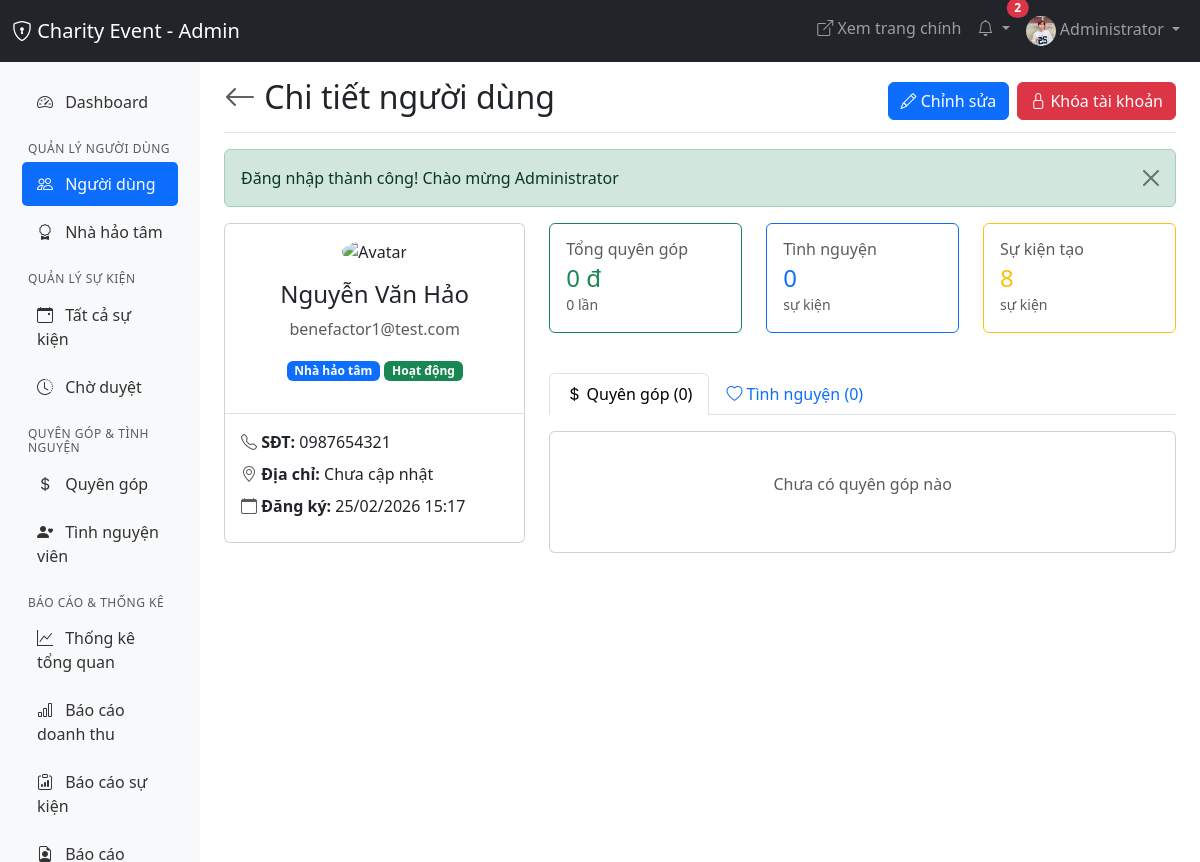
/admin/users/user_detail.php?id=2 (signed in), run on the app's committed database.
### tables this page shows
CREATE TABLE `users` (
  `id` int(11) NOT NULL,
  `fullname` varchar(100) NOT NULL,
  `email` varchar(100) NOT NULL,
  `password` varchar(255) NOT NULL,
  `phone` varchar(20) DEFAULT NULL,
  `avatar` varchar(255) DEFAULT 'default-avatar.png',
  `address` text DEFAULT NULL,
  `bio` text DEFAULT NULL,
  `city` varchar(100) DEFAULT NULL,
  `district` varchar(100) DEFAULT NULL,
  `role` enum('user','benefactor','admin') DEFAULT 'user',
  `benefactor_status` enum('none','pending','approved','rejected') DEFAULT 'none',
  `benefactor_verified_at` timestamp NULL DEFAULT NULL,
  `benefactor_verified_by` int(11) DEFAULT NULL,
  `status` enum('active','inactive','banned') DEFAULT 'active',
  `last_login` timestamp NULL DEFAULT NULL,
  `created_at` timestamp NOT NULL DEFAULT current_timestamp(),
  `updated_at` timestamp NOT NULL DEFAULT current_timestamp() ON UPDATE current_timestamp(),
  `public_profile` tinyint(1) DEFAULT 1,
  `show_donations` tinyint(1) DEFAULT 1,
  `show_volunteers` tinyint(1) DEFAULT 1,
  `email_notifications` tinyint(1) DEFAULT 1,
  `donation_notifications` tinyint(1) DEFAULT 1,
  `volunteer_notifications` tinyint(1) DEFAULT 1,
  `event_notifications` tinyint(1) DEFAULT 1
);

### config/db.php (called while the page is built, shortened)
<?php
function formatMoney($amount) {
    return number_format($amount, 0, ',', '.') . ' đ';
}
function formatDate($date, $format = 'd/m/Y') {
    return date($format, strtotime($date));
}
function getFlashMessage() {
    if (isset($_SESSION['flash_message'])) {
        $type = $_SESSION['flash_type'] ?? 'info';
        $message = $_SESSION['flash_message'];
        return ['type' => $type, 'message' => $message];
    }
    return null;
}
?>

### admin/users/user_detail.php (the view, shortened to what this page needs)
<?php
require_once '../../config/db.php';
$userId = $_GET['id'] ?? 0;
$stmt = $pdo->prepare("SELECT * FROM users WHERE id = ?");
$stmt->execute([$userId]);
$user = $stmt->fetch();
$stmt = $pdo->prepare("
    SELECT COUNT(*) as count, COALESCE(SUM(amount), 0) as total
    FROM donations WHERE user_id = ? AND status = 'completed'
");
$stmt->execute([$userId]);
$donationStats = $stmt->fetch() ?: ['count' => 0, 'total' => 0];
$volunteerCount = $pdo->prepare("
    SELECT COUNT(*) FROM event_volunteers WHERE user_id = ?
");
$volunteerCount->execute([$userId]);
$volunteerCount = $volunteerCount->fetchColumn() ?: 0;
$eventsCreated = 0;
if ($user['role'] === 'benefactor') {
    $stmt = $pdo->prepare("SELECT COUNT(*) FROM events WHERE user_id = ?");
    $stmt->execute([$userId]);
    $eventsCreated = $stmt->fetchColumn() ?: 0;
}
$stmt = $pdo->prepare("
    SELECT d.*, e.title as event_title
    FROM donations d
    JOIN events e ON d.event_id = e.id
    WHERE d.user_id = ?
    ORDER BY d.created_at DESC
    LIMIT 10
");
$stmt->execute([$userId]);
$recentDonations = $stmt->fetchAll() ?: [];
$pageTitle = 'Chi tiết người dùng';
?>
<!DOCTYPE html>
<html lang="vi">
<head>
    <link href="https://cdn.jsdelivr.net/npm/bootstrap@5.3.0/dist/css/bootstrap.min.css" rel="stylesheet">
    <link rel="stylesheet" href="https://cdn.jsdelivr.net/npm/bootstrap-icons@1.11.0/font/bootstrap-icons.css">
</head>
<body>
    <?php include '../includes/admin_navbar.php'; ?>
    <div class="container-fluid">
        <div class="row">
            <?php include '../includes/admin_sidebar.php'; ?>
            <main class="col-md-9 ms-sm-auto col-lg-10 px-md-4">
                <div class="d-flex justify-content-between flex-wrap flex-md-nowrap align-items-center pt-3 pb-2 mb-3 border-bottom">
                    <h1 class="h2">
                        <a href="users.php" class="text-decoration-none text-muted">
                            <i class="bi bi-arrow-left"></i>
                        </a>
                        <?= $pageTitle ?>
                    </h1>
                    <div class="btn-toolbar">
                        <a href="edit_user.php?id=<?= $userId ?>" class="btn btn-primary me-2">
                            <i class="bi bi-pencil"></i> Chỉnh sửa
                        </a>
                        <?php if ($user['status'] !== 'banned'): ?>
                        <a href="ban_user.php?id=<?= $userId ?>" class="btn btn-danger"
                           onclick="return confirm('Bạn có chắc muốn khóa tài khoản này?')">
                            <i class="bi bi-lock"></i> Khóa tài khoản
                        </a>
                        <?php else: ?>
                        <a href="ban_user.php?id=<?= $userId ?>&action=unban" class="btn btn-success">
                            <i class="bi bi-unlock"></i> Mở khóa
                        </a>
                        <?php endif; ?>
                    </div>
                </div>
                <?php
                $flash = getFlashMessage();
                if ($flash):
                ?>
                <div class="alert alert-<?= $flash['type'] ?> alert-dismissible fade show" role="alert">
                    <?= $flash['message'] ?>
                    <button type="button" class="btn-close" data-bs-dismiss="alert"></button>
                </div>
                <?php endif; ?>
                <div class="row">
                    <div class="col-lg-4 mb-4">
                        <div class="card">
                            <div class="card-body text-center">
                               <?php
            $avatarPath = 'default-avatar.png';
            ?>
            <img src="<?= BASE_URL ?>/public/uploads/avatars/<?= $avatarPath ?>"
                 alt="Avatar" class="rounded-circle mb-3"
                 style="width: 120px; height: 120px; object-fit: cover;">
            <h4><?= htmlspecialchars($user['fullname']) ?></h4>
            <p class="text-muted"><?= htmlspecialchars($user['email']) ?></p>
                                <?php
                                $roleColors = [
                                    'user' => 'secondary',
                                    'benefactor' => 'primary',
                                    'admin' => 'danger'
                                ];
                                $roleLabels = [
                                    'user' => 'User',
                                    'benefactor' => 'Nhà hảo tâm',
                                    'admin' => 'Admin'
                                ];
                                ?>
                                <span class="badge bg-<?= $roleColors[$user['role']] ?? 'secondary' ?> mb-3">
                                    <?= $roleLabels[$user['role']] ?? 'User' ?>
                                </span>
                                <?php
                                $statusColors = [
                                    'active' => 'success',
                                    'inactive' => 'warning',
                                    'banned' => 'danger'
                                ];
                                $statusLabels = [
                                    'active' => 'Hoạt động',
                                    'inactive' => 'Không hoạt động',
                                    'banned' => 'Đã khóa'
                                ];
                                ?>
                                <span class="badge bg-<?= $statusColors[$user['status']] ?? 'secondary' ?>">
                                    <?= $statusLabels[$user['status']] ?? 'Không xác định' ?>
                                </span>
                            </div>
                            <div class="card-body border-top">
                                <div class="mb-2">
                                    <i class="bi bi-telephone text-muted"></i>
                                    <strong>SĐT:</strong> <?= htmlspecialchars($user['phone'] ?? 'Chưa cập nhật') ?>
                                </div>
                                <div class="mb-2">
                                    <i class="bi bi-geo-alt text-muted"></i>
                                    <strong>Địa chỉ:</strong>
                                    <?php if (!empty($user['address'])): ?>
                                        <?= htmlspecialchars($user['address']) ?>
                                        <?php if (!empty($user['district'])): ?>
                                        , <?= htmlspecialchars($user['district']) ?>
                                        <?php endif; ?>
                                        <?php if (!empty($user['city'])): ?>
                                        , <?= htmlspecialchars($user['city']) ?>
                                        <?php endif; ?>
                                    <?php else: ?>
                                        Chưa cập nhật
                                    <?php endif; ?>
                                </div>
                                <div class="mb-2">
                                    <i class="bi bi-calendar text-muted"></i>
                                    <strong>Đăng ký:</strong> <?= formatDate($user['created_at'], 'd/m/Y H:i') ?>
                                </div>
                            </div>
                        </div>
                    </div>
                    <div class="col-lg-8">
                        <div class="row mb-4">
                            <div class="col-md-4 mb-3">
                                <div class="card border-success">
                                    <div class="card-body">
                                        <h6 class="text-muted mb-1">Tổng quyên góp</h6>
                                        <h4 class="text-success mb-0"><?= formatMoney($donationStats['total'] ?? 0) ?></h4>
                                        <small class="text-muted"><?= $donationStats['count'] ?? 0 ?> lần</small>
                                    </div>
                                </div>
                            </div>
                            <div class="col-md-4 mb-3">
                                <div class="card border-primary">
                                    <div class="card-body">
                                        <h6 class="text-muted mb-1">Tình nguyện</h6>
                                        <h4 class="text-primary mb-0"><?= number_format($volunteerCount) ?></h4>
                                        <small class="text-muted">sự kiện</small>
                                    </div>
                                </div>
                            </div>
                            <?php if ($user['role'] === 'benefactor'): ?>
                            <div class="col-md-4 mb-3">
                                <div class="card border-warning">
                                    <div class="card-body">
                                        <h6 class="text-muted mb-1">Sự kiện tạo</h6>
                                        <h4 class="text-warning mb-0"><?= number_format($eventsCreated) ?></h4>
                                        <small class="text-muted">sự kiện</small>
                                    </div>
                                </div>
                            </div>
                            <?php endif; ?>
                        </div>
                        <ul class="nav nav-tabs mb-3" id="userTabs" role="tablist">
                            <li class="nav-item" role="presentation">
                                <button class="nav-link active" id="donations-tab" data-bs-toggle="tab"
                                        data-bs-target="#donations" type="button">
                                    <i class="bi bi-currency-dollar"></i> Quyên góp (<?= $donationStats['count'] ?? 0 ?>)
                                </button>
                            </li>
                            <li class="nav-item" role="presentation">
                                <button class="nav-link" id="volunteer-tab" data-bs-toggle="tab"
                                        data-bs-target="#volunteer" type="button">
                                    <i class="bi bi-heart"></i> Tình nguyện (<?= $volunteerCount ?>)
                                </button>
                            </li>
                        </ul>
                        <div class="tab-content" id="userTabsContent">
                            <div class="tab-pane fade show active" id="donations" role="tabpanel">
                                <div class="card">
                                    <div class="card-body">
                                        <?php if (count($recentDonations) > 0): ?>
                                        <div class="table-responsive">
                                            <table class="table table-hover">
                                                <thead>
                                                    <tr>
                                                        <th>Sự kiện</th>
                                                        <th>Số tiền</th>
                                                        <th>Trạng thái</th>
                                                        <th>Ngày</th>
                                                    </tr>
                                                </thead>
                                                <tbody>
                                                    <?php foreach ($recentDonations as $donation): ?>
                                                    <tr>
                                                        <td><?= htmlspecialchars($donation['event_title'] ?? 'N/A') ?></td>
                                                        <td><strong class="text-success"><?= formatMoney($donation['amount'] ?? 0) ?></strong></td>
                                                        <td>
                                                            <?php
                                                            $colors = [
                                                                'pending' => 'warning',
                                                                'completed' => 'success',
                                                                'failed' => 'danger'
                                                            ];
                                                            ?>
                                                            <span class="badge bg-<?= $colors[$donation['status']] ?? 'secondary' ?>">
                                                                <?= ucfirst($donation['status'] ?? 'unknown') ?>
                                                            </span>
                                                        </td>
                                                        <td><small><?= formatDate($donation['created_at']) ?></small></td>
                                                    </tr>
                                                    <?php endforeach; ?>
                                                </tbody>
                                            </table>
                                        </div>
                                        <?php else: ?>
                                        <p class="text-muted text-center py-4">Chưa có quyên góp nào</p>
                                        <?php endif; ?>
                                    </div>
                                </div>
                            </div>
                        </div>
                    </div>
                </div>
            </main>
        </div>
    </div>
</body>
</html>

### data on the page
users: fullname "Nguyễn Văn Hảo", email "benefactor1@test.com", role "Nhà hảo tâm", status "Hoạt động", phone "0987654321", created_at "25/02/2026 15:17"

### other printed values
SITE_NAME "Charity Event"
$unreadCount "2"
$_SESSION['fullname'] "Administrator"
$pageTitle "Chi tiết người dùng"
$flash['message'] "Đăng nhập thành công! Chào mừng Administrator"
formatMoney($donationStats['total'] ?? 0) "0 đ"
$donationStats['count'] "0"
$volunteerCount "0"
$eventsCreated "8"
